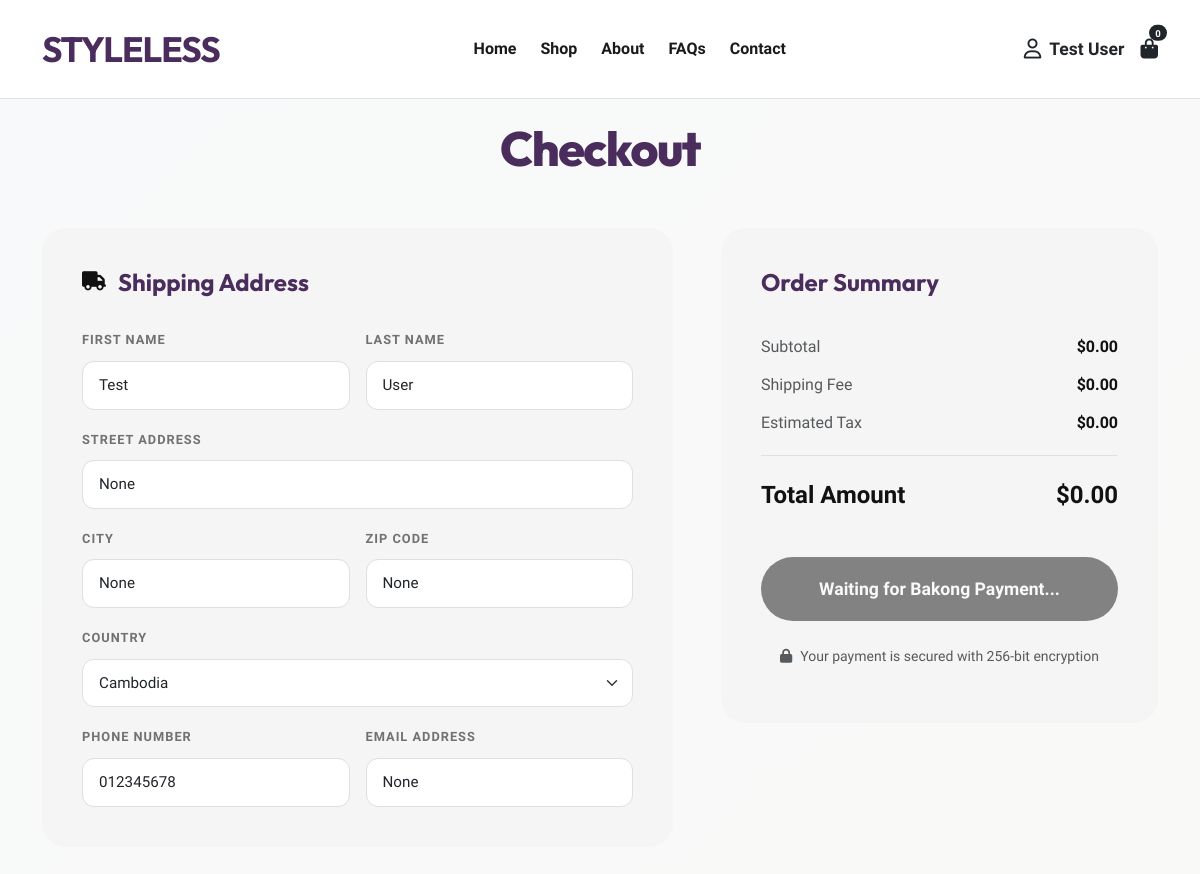
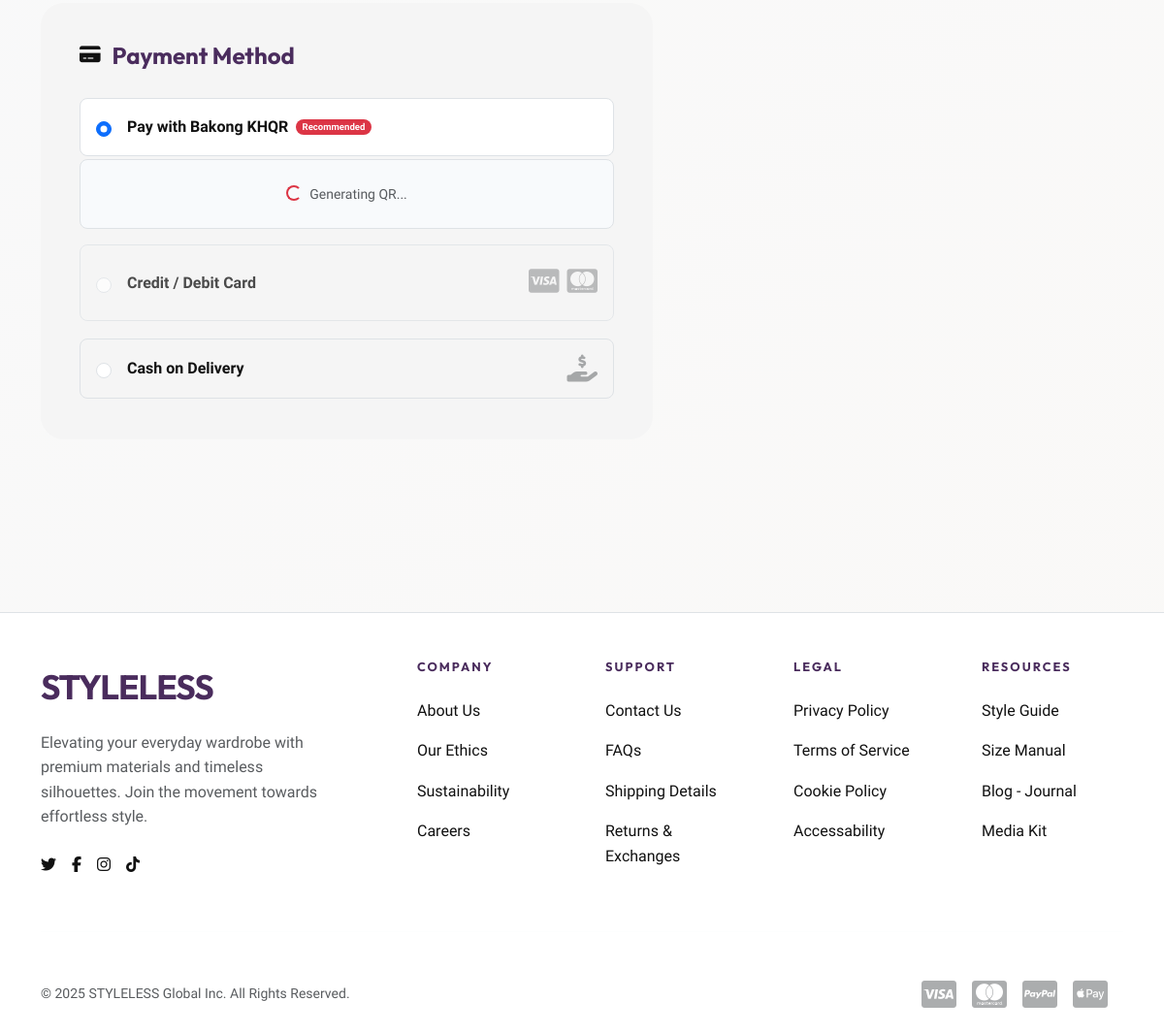
The app's page /check (signed in) with its own data (2 pictures, top to bottom).
### model/Customer.py (models this page shows, shortened)
class Customer(db.Model):
    __tablename__ = 'customer'
    id = db.Column(db.Integer, primary_key=True)
    user_id = db.Column(db.Integer, db.ForeignKey('user.id'), unique=True, nullable=False)
    first_name = db.Column(db.String(50))
    last_name = db.Column(db.String(50))
    email = db.Column(db.String(100), unique=True)
    phone = db.Column(db.String(20))
    address = db.Column(db.String(255))
    city = db.Column(db.String(50))
    state = db.Column(db.String(50))
    zip_code = db.Column(db.String(20))
    country = db.Column(db.String(50), default='Cambodia')
    created_at = db.Column(db.DateTime, default=datetime.utcnow, nullable=False)
    updated_at = db.Column(db.DateTime, default=datetime.utcnow, onupdate=datetime.utcnow, nullable=False)
    user = db.relationship('User', backref=db.backref('customer_profile', uselist=False))

### routes/front/check.py (the view, shortened to what this page needs)
@app.route('/checkout', methods=['GET', 'POST'])
@app.route('/check', methods=['GET', 'POST'])
def check():
    user_id = session.get('user_id')
    if user_id is None:
        flash("Please log in to checkout.", "warning")
        return redirect(url_for('login'))
    cart_items = CartItem.query.filter_by(user_id=user_id).all()
    if not cart_items:
        flash("Your cart is empty.", "info")
        return redirect(url_for('cart'))
    total = sum(item.product.price * item.quantity for item in cart_items if item.product)
    if total > 0:
        total += 7.00 # Add $5.00 shipping and $2.00 tax to match frontend
    customer = Customer.query.filter_by(user_id=user_id).first()
    if request.method == 'GET':
        session.pop('bakong_qr_md5', None)
    return render_template("front/check-out.html", cart_items=cart_items, total=total, customer=customer)

### app.py (called while the page is built, shortened)
@app.before_request
def before_request():
    url = request.path

### templates/front/check-out.html (shortened to what this page needs)
<!DOCTYPE html>
<html lang="en">
<head>
    <link rel="stylesheet" href="https://cdnjs.cloudflare.com/ajax/libs/font-awesome/6.6.0/css/all.min.css">
    <link href="https://cdn.jsdelivr.net/npm/bootstrap@5.3.2/dist/css/bootstrap.min.css" rel="stylesheet">
    <link rel="stylesheet" href="{{ url_for('static', filename='css/style.css') }}">
</head>
<body>
    {% include 'front/header.html' %}
    <main class="checkout-container">
        <div class="container">
            <h1 class="checkout-header text-center">Checkout</h1>
            <form action="{{ url_for('check') }}" method="POST" id="checkoutForm">
                <div class="row g-5">
                    <div class="col-lg-7">
                        <div class="checkout-card">
                            <h3 class="section-title"><i class="fa-solid fa-truck"></i> Shipping Address</h3>
                            <div class="row g-3">
                                <div class="col-md-6">
                                    <label class="form-label">First Name</label>
                                    <input type="text" class="form-control" name="first_name" value="{{ customer.first_name if customer else '' }}" required>
                                </div>
                                <div class="col-md-6">
                                    <label class="form-label">Last Name</label>
                                    <input type="text" class="form-control" name="last_name" value="{{ customer.last_name if customer else '' }}" required>
                                </div>
                                <div class="col-12">
                                    <label class="form-label">Street Address</label>
                                    <input type="text" class="form-control" name="address" value="{{ customer.address if customer else '' }}" required>
                                </div>
                                <div class="col-md-6">
                                    <label class="form-label">City</label>
                                    <input type="text" class="form-control" name="city" value="{{ customer.city if customer else '' }}" required>
                                </div>
                                <div class="col-md-6">
                                    <label class="form-label">ZIP Code</label>
                                    <input type="text" class="form-control" name="zip" value="{{ customer.zip_code if customer else '' }}" required>
                                </div>
                                <div class="col-12">
                                    <label class="form-label">Country</label>
                                    <select class="form-select" name="country" required>
                                        <option value="Cambodia" {% if customer and customer.country == 'Cambodia' %}selected{% endif %}>Cambodia</option>
                                    </select>
                                </div>
                                <div class="col-md-6">
                                    <label class="form-label">Phone Number</label>
                                    <input type="tel" class="form-control" name="phone" value="{{ customer.phone if customer else '' }}" required>
                                </div>
                                <div class="col-md-6">
                                    <label class="form-label">Email Address</label>
                                    <input type="email" class="form-control" name="email" value="{{ customer.email if customer else '' }}" required>
                                </div>
                            </div>
                        </div>
                        <div class="checkout-card">
                            <h3 class="section-title"><i class="fa-solid fa-credit-card"></i> Payment Method</h3>
                            <div class="d-flex flex-column gap-3">
                                <div class="form-check p-3 border rounded-3 d-flex align-items-center bg-white" style="cursor: pointer;" onclick="document.getElementById('bakongPay').click()">
                                    <input class="form-check-input ms-0 me-3" type="radio" name="paymentMethod" id="bakongPay" value="bakong" checked>
                                    <label class="form-check-label fw-bold d-flex flex-wrap align-items-center gap-2" for="bakongPay">
                                        Pay with Bakong KHQR
                                        <span class="badge bg-danger rounded-pill small" style="font-size: 0.6rem;">Recommended</span>
                                    </label>                                </div>
                                <div id="inlineQrContainer" class="text-center p-4 border rounded-3" style="display: none; background: #f8fafc; border-top: none; margin-top: -15px;">
                                    <div id="qrLoading" class="text-muted small">
                                        <div class="spinner-border spinner-border-sm text-danger me-2"></div> Generating QR...
                                    </div>
                                </div>
                                <div class="form-check p-3 border rounded-3 d-flex align-items-center opacity-75">
                                    <input class="form-check-input ms-0 me-3" type="radio" name="paymentMethod" id="creditCard" value="card">
                                    <label class="form-check-label fw-bold" for="creditCard">
                                        Credit / Debit Card
                                    </label>
                                    <div class="ms-auto fs-3 text-muted opacity-50">
                                        <i class="fa-brands fa-cc-visa me-2"></i>
                                        <i class="fa-brands fa-cc-mastercard"></i>
                                    </div>
                                </div>
                                <div class="form-check p-3 border rounded-3 d-flex align-items-center">
                                    <input class="form-check-input ms-0 me-3" type="radio" name="paymentMethod" id="codPay" value="cod">
                                    <label class="form-check-label fw-bold" for="codPay">
                                        Cash on Delivery
                                    </label>
                                    <i class="fa-solid fa-hand-holding-dollar ms-auto fs-3 text-muted opacity-50"></i>
                                </div>
                            </div>
                        </div>
                    </div>
                    <div class="col-lg-5">
                        <div class="checkout-card sticky-lg-top" style="top: 120px;">
                            <h3 class="section-title">Order Summary</h3>
                            <div class="mt-4 pt-2">
                                <div class="total-row">
                                    <span class="text-muted">Subtotal</span>
                                    <span class="fw-bold">$[[ cartTotal.toFixed(2) ]]</span>
                                </div>
                                <div class="total-row">
                                    <span class="text-muted">Shipping Fee</span>
                                    <span class="fw-bold">$[[ (cart.length > 0 ? 5.00 : 0.00).toFixed(2) ]]</span>
                                </div>
                                <div class="total-row">
                                    <span class="text-muted">Estimated Tax</span>
                                    <span class="fw-bold">$[[ (cart.length > 0 ? 2.00 : 0.00).toFixed(2) ]]</span>
                                </div>
                                <div class="total-row final-total">
                                    <span>Total Amount</span>
                                    <span>$[[ (cart.length > 0 ? cartTotal + 7.00 : 0.00).toFixed(2) ]]</span>
                                </div>
                            </div>
                            <button type="submit" class="btn-place-order" id="submitBtn" :disabled="cart.length === 0">Complete Purchase</button>
                            <p class="text-center text-muted small mt-4">
                                <i class="fa-solid fa-lock me-2"></i> Your payment is secured with 256-bit encryption
                            </p>
                        </div>
                    </div>
                </div>
            </form>
        </div>
    </main>
    {% include 'front/footer.html' %}
</body>
</html>

### static/css/style.css (style rules this page uses)
:root { --primary-color: #4a2c5d; --primary-dark: #3e244b; --primary-light: #6b4a7a; --accent-color: #a07c5f; --accent-dark: #8a6b4f; --accent-light: #c9a88d; --bg-light: #f8f9fa; --bg-lighter: #faf9f7; --text-dark: #1a1a1a; --text-primary: #333333; --text-secondary: #666666; --text-muted: #999999; --border-color: #e0e0e0; --border-light: #f0f0f0; --shadow-sm: 0 2px 8px rgba(0, 0, 0, 0.06); --shadow-md: 0 4px 16px rgba(0, 0, 0, 0.1); --shadow-lg: 0 8px 24px rgba(0, 0, 0, 0.12); --shadow-xl: 0 12px 32px rgba(0, 0, 0, 0.15); --footer-bg: #eaeaea; --subscribe-bg: #2c2c2c; --copyright-bg: #1a1a1a; --success-color: #10b981; --warning-color: #f59e0b; --danger-color: #ef4444; --info-color: #3b82f6; --transition-fast: 0.15s ease; --transition-normal: 0.3s cubic-bezier(0.4, 0, 0.2, 1); --transition-slow: 0.5s ease; }
* { margin: 0; padding: 0; box-sizing: border-box; }
body { font-family: "Plus Jakarta Sans", sans-serif; color: var(--text-primary); background: linear-gradient( 135deg, var(--bg-light) 0%, var(--bg-lighter) 100% ); line-height: 1.6; font-family: "Poppins", "Segoe UI", Tahoma, Geneva, Verdana, sans-serif; }
h1, h2, h3, h4, h5, h6 { font-family: "Inter", sans-serif; color: var(--primary-color); }
.form-control, .form-select { border: 1px solid var(--border-color); border-radius: 0.5rem; padding: 0.75rem 1rem; transition: all 0.2s ease; }
.form-select, .form-control { border: 1px solid var(--border-color); border-radius: 8px; padding: 0.75rem 1rem; font-size: 0.95rem; transition: all 0.3s ease; }
.form-label { color: var(--text-dark); font-weight: 600; margin-bottom: 0.5rem; font-size: 0.95rem; }
.badge { animation: pulse 0.5s ease-out; }
.spinner-border { animation: spinner-grow 0.75s linear infinite; }
:root { --brand-dark: #111111; --brand-gray: #717171; --brand-light: #F5F5F5; --font-main: 'Plus Jakarta Sans', sans-serif; --font-heading: 'Outfit', sans-serif; --transition-smooth: all 0.5s cubic-bezier(0.16, 1, 0.3, 1); --transition-fast: all 0.3s ease; }
h1, h2, h3, h4, h5, h6 { font-family: var(--font-heading); }

### templates/front/check-out.html (style rules this page uses)
:root { --brand-dark: #111111; --brand-gray: #717171; --brand-light: #F5F5F5; --font-main: 'Plus Jakarta Sans', sans-serif; --font-heading: 'Outfit', sans-serif; --transition: all 0.4s cubic-bezier(0.16, 1, 0.3, 1); }
body { background-color: #ffffff; font-family: var(--font-main); color: var(--brand-dark); }
.checkout-container { padding-top: 120px; padding-bottom: 100px; }
.checkout-header { font-family: var(--font-heading); font-size: 3rem; font-weight: 800; margin-bottom: 50px; letter-spacing: -1.5px; }
.checkout-card { background: var(--brand-light); border-radius: 24px; padding: 40px; border: none; margin-bottom: 30px; }
.section-title { font-family: var(--font-heading); font-size: 1.5rem; font-weight: 700; margin-bottom: 30px; display: flex; align-items: center; gap: 12px; }
.section-title i { font-size: 1.2rem; color: var(--brand-dark); }
.form-label { font-weight: 700; font-size: 0.8rem; text-transform: uppercase; letter-spacing: 1px; color: var(--brand-gray); margin-bottom: 10px; }
.form-control, .form-select { border-radius: 12px; border: 1px solid #e0e0e0; padding: 12px 16px; font-size: 0.95rem; transition: var(--transition); }
.total-row { display: flex; justify-content: space-between; margin-bottom: 12px; font-size: 1rem; }
.final-total { margin-top: 20px; padding-top: 20px; border-top: 1px solid #e0e0e0; font-size: 1.5rem; font-weight: 800; }
.btn-place-order { background: var(--brand-dark); color: white; border: none; border-radius: 100px; padding: 18px; width: 100%; font-weight: 700; font-size: 1.1rem; margin-top: 30px; transition: var(--transition); }

### records on screen
Customer: first_name "Test", last_name "User", address "None", city "None", zip "None", country "Cambodia", phone "012345678", email "None"

### other values on screen
{{ session['full_name'] }} "Test User"
